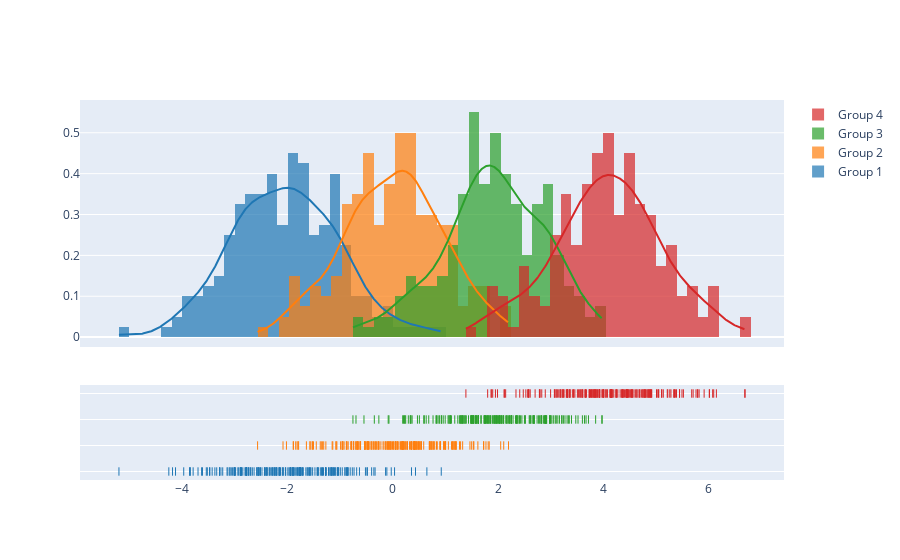

The notebook cell this image was saved under:
### Code cell
import plotly.figure_factory as ff

# Add histogram data
x1 = np.random.randn(200) - 2
x2 = np.random.randn(200)
x3 = np.random.randn(200) + 2
x4 = np.random.randn(200) + 4

# Group data together
hist_data = [x1, x2, x3, x4]

group_labels = ['Group 1', 'Group 2', 'Group 3', 'Group 4']

# Create distplot with custom bin_size
fig = ff.create_distplot(hist_data, group_labels, bin_size=.2)
fig.show()

### Figure 1 — Plotly figure (JSON) as saved in the notebook; plotly's stock layout.template omitted (floating-point values rounded to 4 significant figures; data arrays with more than 128 entries replaced by an {"elided": "..."} marker saying what was removed)
{"data": [{"autobinx": false, "histnorm": "probability density", "legendgroup": "Group 1", "marker": {"color": "rgb(31, 119, 180)"}, "name": "Group 1", "opacity": 0.7, "type": "histogram", "x": {"elided": "200 float values"}, "xaxis": "x", "xbins": {"end": 0.9231, "size": 0.2, "start": -5.191}, "yaxis": "y"}, {"autobinx": false, "histnorm": "probability density", "legendgroup": "Group 2", "marker": {"color": "rgb(255, 127, 14)"}, "name": "Group 2", "opacity": 0.7, "type": "histogram", "x": {"elided": "200 float values"}, "xaxis": "x", "xbins": {"end": 2.199, "size": 0.2, "start": -2.561}, "yaxis": "y"}, {"autobinx": false, "histnorm": "probability density", "legendgroup": "Group 3", "marker": {"color": "rgb(44, 160, 44)"}, "name": "Group 3", "opacity": 0.7, "type": "histogram", "x": {"elided": "200 float values"}, "xaxis": "x", "xbins": {"end": 3.975, "size": 0.2, "start": -0.7523}, "yaxis": "y"}, {"autobinx": false, "histnorm": "probability density", "legendgroup": "Group 4", "marker": {"color": "rgb(214, 39, 40)"}, "name": "Group 4", "opacity": 0.7, "type": "histogram", "x": {"elided": "200 float values"}, "xaxis": "x", "xbins": {"end": 6.686, "size": 0.2, "start": 1.391}, "yaxis": "y"}, {"legendgroup": "Group 1", "marker": {"color": "rgb(31, 119, 180)"}, "mode": "lines", "name": "Group 1", "showlegend": false, "type": "scatter", "x": {"elided": "500 float values"}, "xaxis": "x", "y": {"elided": "500 float values"}, "yaxis": "y"}, {"legendgroup": "Group 2", "marker": {"color": "rgb(255, 127, 14)"}, "mode": "lines", "name": "Group 2", "showlegend": false, "type": "scatter", "x": {"elided": "500 float values"}, "xaxis": "x", "y": {"elided": "500 float values"}, "yaxis": "y"}, {"legendgroup": "Group 3", "marker": {"color": "rgb(44, 160, 44)"}, "mode": "lines", "name": "Group 3", "showlegend": false, "type": "scatter", "x": {"elided": "500 float values"}, "xaxis": "x", "y": {"elided": "500 float values"}, "yaxis": "y"}, {"legendgroup": "Group 4", "marker": {"color": "rgb(214, 39, 40)"}, "mode": "lines", "name": "Group 4", "showlegend": false, "type": "scatter", "x": {"elided": "500 float values"}, "xaxis": "x", "y": {"elided": "500 float values"}, "yaxis": "y"}, {"legendgroup": "Group 1", "marker": {"color": "rgb(31, 119, 180)", "symbol": "line-ns-open"}, "mode": "markers", "name": "Group 1", "showlegend": false, "type": "scatter", "x": {"elided": "200 float values"}, "xaxis": "x", "y": {"elided": "200 str values"}, "yaxis": "y2"}, {"legendgroup": "Group 2", "marker": {"color": "rgb(255, 127, 14)", "symbol": "line-ns-open"}, "mode": "markers", "name": "Group 2", "showlegend": false, "type": "scatter", "x": {"elided": "200 float values"}, "xaxis": "x", "y": {"elided": "200 str values"}, "yaxis": "y2"}, {"legendgroup": "Group 3", "marker": {"color": "rgb(44, 160, 44)", "symbol": "line-ns-open"}, "mode": "markers", "name": "Group 3", "showlegend": false, "type": "scatter", "x": {"elided": "200 float values"}, "xaxis": "x", "y": {"elided": "200 str values"}, "yaxis": "y2"}, {"legendgroup": "Group 4", "marker": {"color": "rgb(214, 39, 40)", "symbol": "line-ns-open"}, "mode": "markers", "name": "Group 4", "showlegend": false, "type": "scatter", "x": {"elided": "200 float values"}, "xaxis": "x", "y": {"elided": "200 str values"}, "yaxis": "y2"}], "layout": {"barmode": "overlay", "hovermode": "closest", "legend": {"traceorder": "reversed"}, "xaxis": {"anchor": "y2", "domain": [0.0, 1.0], "zeroline": false}, "yaxis": {"anchor": "free", "domain": [0.35, 1], "position": 0.0}, "yaxis2": {"anchor": "x", "domain": [0, 0.25], "dtick": 1, "showticklabels": false}}}
